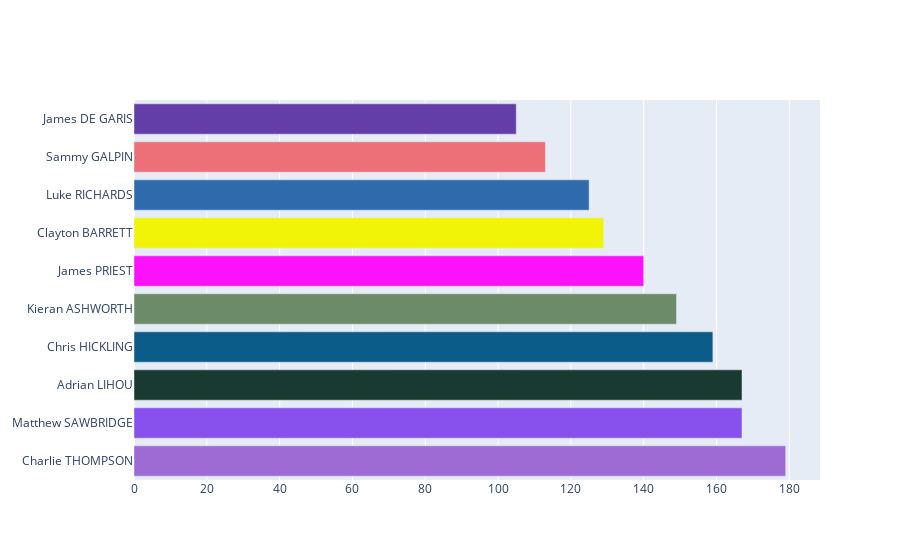

Notebook code for this chart:
### Code cell
from plotly.offline import init_notebook_mode, iplot
iplot(fig, "parkrun")

### Figure 1 — Plotly figure (JSON) as saved in the notebook; plotly's stock layout.template omitted (floating-point values rounded to 4 significant figures)
{"data": [{"marker": {"color": ["#9e6bd5", "#8851ed", "#193a30", "#0c5c89", "#6b8b69", "#fd11fa", "#f1f407", "#2f6bac", "#ed7078", "#643ea8"]}, "orientation": "h", "type": "bar", "x": [179, 167, 167, 159, 149, 140, 129, 125, 113, 105], "y": ["Charlie THOMPSON", "Matthew SAWBRIDGE", "Adrian LIHOU", "Chris HICKLING", "Kieran ASHWORTH", "James PRIEST", "Clayton BARRETT", "Luke RICHARDS", "Sammy GALPIN", "James DE GARIS"]}], "layout": {}}
